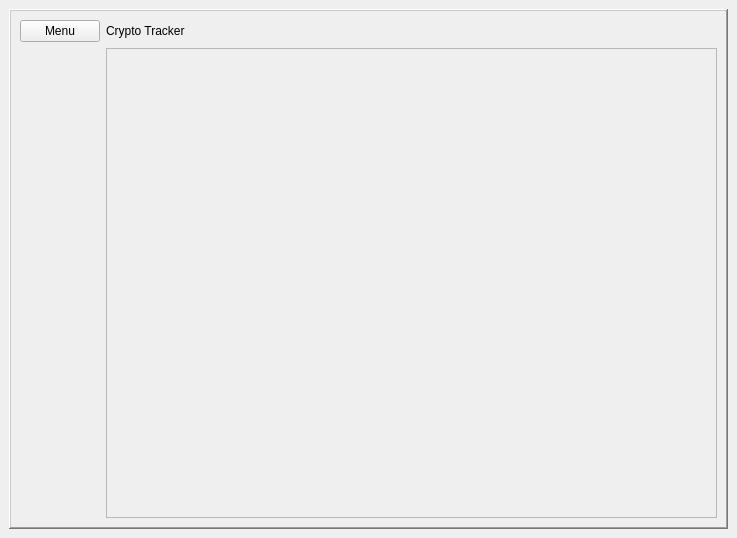
<?xml version="1.0" encoding="UTF-8"?>
<ui version="4.0">
 <class>MainWindow</class>
 <widget class="QMainWindow" name="MainWindow">
  <property name="geometry">
   <rect>
    <x>0</x>
    <y>0</y>
    <width>737</width>
    <height>538</height>
   </rect>
  </property>
  <property name="windowTitle">
   <string>MainWindow</string>
  </property>
  <widget class="QWidget" name="centralwidget">
   <layout class="QVBoxLayout" name="verticalLayout">
    <item>
     <widget class="QFrame" name="main_frame">
      <property name="frameShape">
       <enum>QFrame::WinPanel</enum>
      </property>
      <property name="frameShadow">
       <enum>QFrame::Raised</enum>
      </property>
      <layout class="QGridLayout" name="gridLayout">
       <item row="0" column="0">
        <widget class="QPushButton" name="menu_button">
         <property name="sizePolicy">
          <sizepolicy hsizetype="Minimum" vsizetype="Fixed">
           <horstretch>0</horstretch>
           <verstretch>0</verstretch>
          </sizepolicy>
         </property>
         <property name="text">
          <string>Menu</string>
         </property>
        </widget>
       </item>
       <item row="0" column="1">
        <widget class="QLabel" name="header_label">
         <property name="text">
          <string>Crypto Tracker</string>
         </property>
        </widget>
       </item>
       <item row="1" column="1">
        <widget class="QScrollArea" name="menu_scroll">
         <property name="sizePolicy">
          <sizepolicy hsizetype="Expanding" vsizetype="Expanding">
           <horstretch>0</horstretch>
           <verstretch>0</verstretch>
          </sizepolicy>
         </property>
         <property name="widgetResizable">
          <bool>true</bool>
         </property>
         <widget class="QWidget" name="scrollAreaWidgetContents">
          <property name="geometry">
           <rect>
            <x>0</x>
            <y>0</y>
            <width>614</width>
            <height>467</height>
           </rect>
          </property>
          <layout class="QVBoxLayout" name="verticalLayout_2">
           <item>
            <widget class="QWidget" name="menu_widget" native="true">
             <layout class="QVBoxLayout" name="verticalLayout_3"/>
            </widget>
           </item>
          </layout>
         </widget>
        </widget>
       </item>
      </layout>
     </widget>
    </item>
   </layout>
  </widget>
 </widget>
 <resources/>
 <connections/>
</ui>
